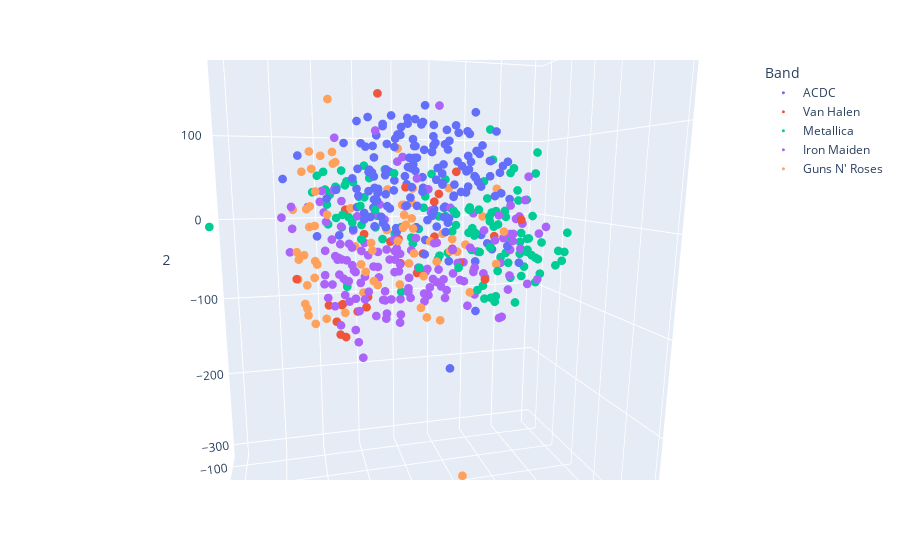

This figure's notebook cell:
### Code cell
fig = px.scatter_3d(
    X_3d, x=0, y=1, z=2,
    color=df[label], labels={'color': 'Band'},
)
fig.update_traces(marker_size=3)

fig.show()
